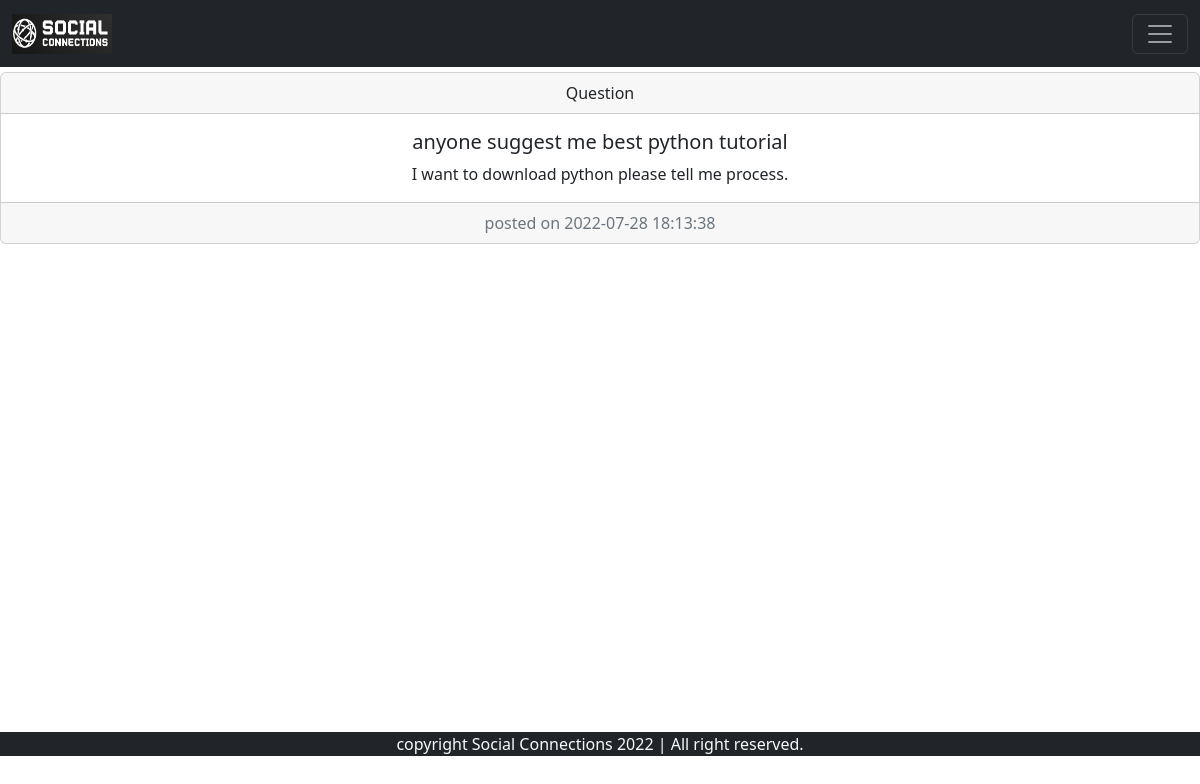
Screenshot of /que.php?thread_id=5 with the database file from the repository.
### tables this page shows
CREATE TABLE `thread` (
  `thread_id` int(12) NOT NULL,
  `subject` varchar(100) NOT NULL,
  `sub_des` text NOT NULL,
  `user_id` int(12) NOT NULL,
  `cat_id` varchar(12) NOT NULL,
  `time` datetime NOT NULL DEFAULT current_timestamp()
);

### que.php (the view, shortened to what this page needs)
<?php
include "partials/navbar.php";
?>
<!doctype html>
<html lang="en">
<head>
<link href="https://cdn.jsdelivr.net/npm/bootstrap@5.2.0/dist/css/bootstrap.min.css" rel="stylesheet">
</head>
<body>
<br></br><br>
<?php
 include "partials/_connect.php";
$thread_id = $_GET['thread_id'];
$sqlnew = "SELECT * FROM `thread` WHERE thread_id = $thread_id";
$resultnew = mysqli_query($conn, $sqlnew);
$rownew = mysqli_fetch_assoc($resultnew);
echo ' <div class="card text-center">
 <div class="card-header"> Question </div>
 <div class="card-body">
 <h5 class="card-title">'.$rownew['subject'].'</h5>
 <p class="card-text">'.$rownew['sub_des'].'.</p>
 </div> <div class="card-footer text-muted"> posted on '.$rownew['time'].' </div> </div>
  ';
?>
<div style="min-height:13rem;">
</div>
</body>
</html>
<?php
include "partials/footer.php";
?>

### rows the page displays
thread: subject "anyone suggest me best python tutorial", sub_des "I want to download python please tell me process", time "2022-07-28 18:13:38"
